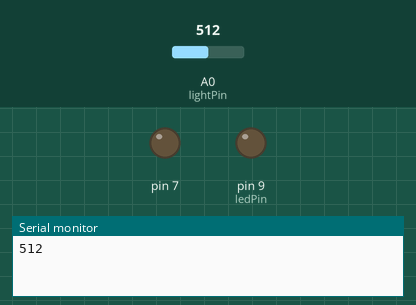
This sketch was run on a simulated Arduino Uno, built with avr-gcc and run on an emulated ATmega328P. Shown: output pins drawn as LEDs (lit = HIGH), the last lines printed to the serial monitor. The test bench sets the inputs (shaded band); at power-on: A0 (lightPin) = 512.

Above: at 0.1 s.
At 39.1 s:
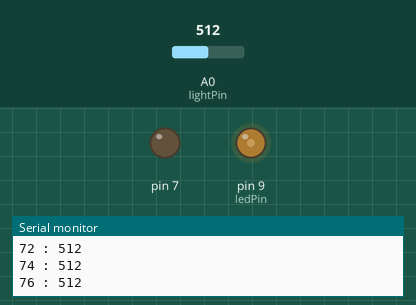
Timing chart, 0 to 40.0 s (numbered marks = the images above):
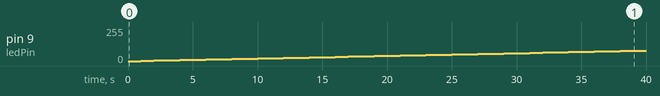

The sketch:

light-sensorv2.ino
```cpp
int lightPin = 0;
int TranslateAnalog = 0;
int photoValue;          // Store value from photoresistor (0-1023)
const int pResistor = A0; // Photoresistor at Arduino analog pin A0
const int ledPin= 9;       // Led pin at Arduino pin 9
const int analogMax = 256;
const long delayTime  = 1000;


void setup() {
  // put your setup code here, to run once:
  Serial.begin(9600); //Start serial communication
  pinMode(7, OUTPUT);
}

void loop() {
  // put your main code here, to run repeatedly:
  //Write the value of the photoresistor to the serial monitor
  Serial.println(analogRead(lightPin));
  //Read the Photoresistor value
  TranslateAnalog = analogRead(lightPin);
  //if PhotoResistor Value is above 335 --> turn LED OFF
  if(TranslateAnalog > 355) {
    digitalWrite(7, LOW);
  }
    //if PhotoResistor Value is above 335 --> turn LED ON
  if(TranslateAnalog < 355){
    digitalWrite(7, HIGH);
  }
  for(int i = 0; i < analogMax; i+=2){
      analogWrite(ledPin, i);
      delay(delayTime);
      photoValue = analogRead(pResistor);
      Serial.print(i);
      Serial.print(" : ");
      Serial.println(photoValue);

}
}
```

Measured:
- by itself, pin 9 (ledPin): moves from 0/255 to 78/255 over 38.0 s
